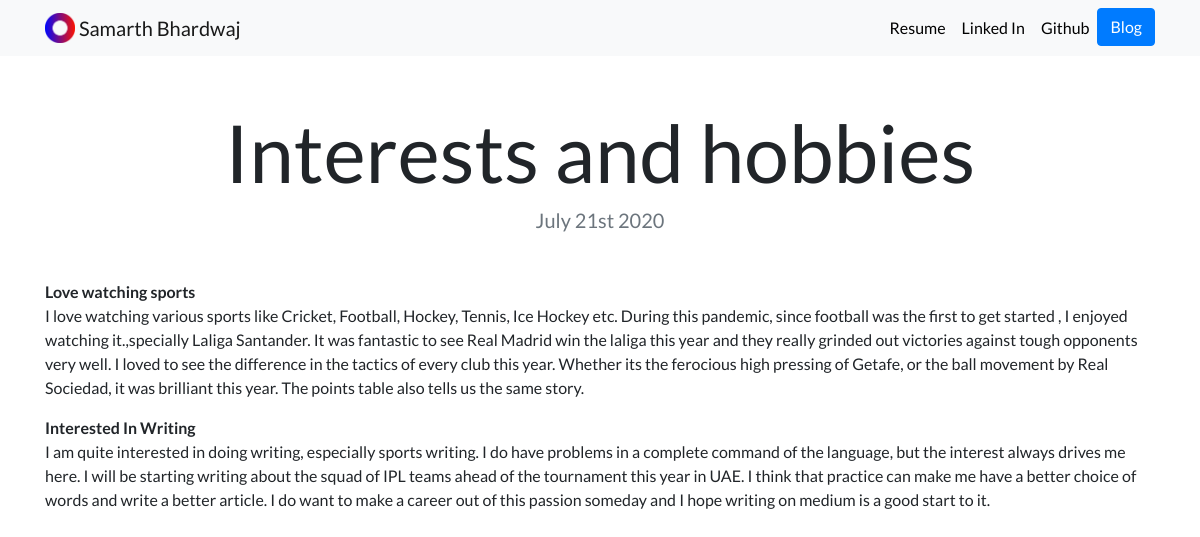
Page /blog/7/ on the committed database.
### blog/models.py (models this page shows, shortened)
class Blog(models.Model):
    title = models.CharField(max_length=200)
    description = models.TextField()
    date = models.DateField()

### blog/views.py (the view)
# urls.py: path('<int:blog_id>/', views.detail, name='detail'),
def detail(request, blog_id):
    blog = get_object_or_404(Blog, pk=blog_id)
    return render(request, 'blog/detail.html', {'blog':blog})

### blog/templates/blog/detail.html
{% extends 'portfolio/base.html' %}
{% load static %}
{% block content %}
<h1 class="text-center mt-5" id="blogdetailtitle">{{ blog.title }}</h1>
<h5 class="text-center text-muted mb-5">{{ blog.date|date:'F jS Y' }}</h5>
{{ blog.description|safe }}
{% endblock %}

### portfolio/static/portfolio/custom.css (style rules this page uses)
body { font-family: 'Lato', sans-serif; }
@media (min-width: 992px) { #blogdetailtitle { font-size: 5rem; } }

### rows in the picture
Blog: title "Interests and hobbies", date "July 21st 2020", description "Love watching sports I love watching various sports like Cricket, Football, Hockey, Tennis, Ice Hockey etc. During this pandemic, since football was the first to get started , I enjoyed watching it.,specially Laliga Santander. It was fantastic to see Real Madrid win the laliga this year and they really grinded out victories against tough opponents very well. I loved to see the difference in the tactics of every club this year. Whether its the ferocious high pressing of Getafe, or the ball movement by Real Sociedad, it was brilliant this year. The points table also tells us the same story. Interested In Writing I am quite interested in doing writing, especially sports writing. I do have…"
